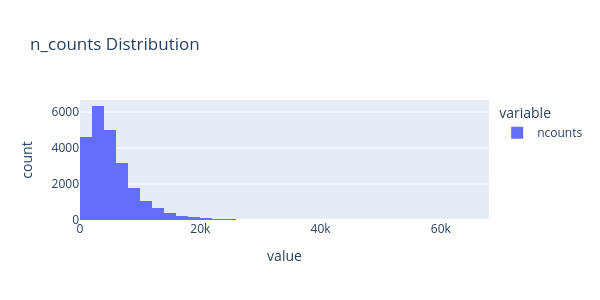

Notebook source saved alongside this figure:
### Markdown cell above
Cant separate cells with low counts.

### Code cell
px.histogram(adata.obs["ncounts"], nbins=50, title="n_counts Distribution", width=600, height=300)

### Figure 1 — Plotly figure (JSON) as saved in the notebook; plotly's stock layout.template omitted (floating-point values rounded to 4 significant figures; data arrays with more than 128 entries replaced by an {"elided": "..."} marker saying what was removed)
{"data": [{"bingroup": "x", "hovertemplate": "variable=ncounts<br>value=%{x}<br>count=%{y}<extra></extra>", "legendgroup": "ncounts", "marker": {"color": "#636efa", "pattern": {"shape": ""}}, "name": "ncounts", "nbinsx": 50, "orientation": "v", "showlegend": true, "type": "histogram", "x": {"elided": "23733 int values"}, "xaxis": "x", "yaxis": "y"}], "layout": {"barmode": "relative", "height": 300, "legend": {"title": {"text": "variable"}, "tracegroupgap": 0}, "title": {"text": "n_counts Distribution"}, "width": 600, "xaxis": {"anchor": "y", "domain": [0, 1], "title": {"text": "value"}}, "yaxis": {"anchor": "x", "domain": [0, 1], "title": {"text": "count"}}}}
